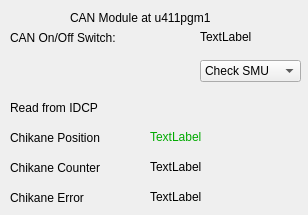
<?xml version="1.0" encoding="UTF-8"?>
<ui version="4.0">
 <class>idchikane</class>
 <widget class="QDialog" name="idchikane">
  <property name="geometry">
   <rect>
    <x>0</x>
    <y>0</y>
    <width>308</width>
    <height>215</height>
   </rect>
  </property>
  <property name="windowTitle">
   <string>Dialog</string>
  </property>
  <widget class="QLabel" name="label">
   <property name="geometry">
    <rect>
     <x>70</x>
     <y>10</y>
     <width>171</width>
     <height>16</height>
    </rect>
   </property>
   <property name="text">
    <string>CAN Module at u411pgm1</string>
   </property>
  </widget>
  <widget class="QLabel" name="label_2">
   <property name="geometry">
    <rect>
     <x>10</x>
     <y>30</y>
     <width>121</width>
     <height>16</height>
    </rect>
   </property>
   <property name="text">
    <string>CAN On/Off Switch:</string>
   </property>
  </widget>
  <widget class="QCALabel" name="label_3">
   <property name="geometry">
    <rect>
     <x>200</x>
     <y>30</y>
     <width>59</width>
     <height>14</height>
    </rect>
   </property>
   <property name="text">
    <string>TextLabel</string>
   </property>
   <property name="pv" stdset="0">
    <string>u411pgm1:biIDdisable</string>
   </property>
  </widget>
  <widget class="QCAComboBox" name="comboBox">
   <property name="geometry">
    <rect>
     <x>200</x>
     <y>60</y>
     <width>101</width>
     <height>22</height>
    </rect>
   </property>
   <property name="pv" stdset="0">
    <string>u411pgm1:IdDependSMU</string>
   </property>
   <item>
    <property name="text">
     <string>Check SMU</string>
    </property>
   </item>
   <item>
    <property name="text">
     <string>Ignore SMU</string>
    </property>
   </item>
  </widget>
  <widget class="QLabel" name="label_4">
   <property name="geometry">
    <rect>
     <x>10</x>
     <y>100</y>
     <width>101</width>
     <height>16</height>
    </rect>
   </property>
   <property name="text">
    <string>Read from IDCP</string>
   </property>
  </widget>
  <widget class="QLabel" name="label_5">
   <property name="geometry">
    <rect>
     <x>10</x>
     <y>130</y>
     <width>111</width>
     <height>16</height>
    </rect>
   </property>
   <property name="text">
    <string>Chikane Position</string>
   </property>
  </widget>
  <widget class="QCALabel" name="label_6">
   <property name="geometry">
    <rect>
     <x>150</x>
     <y>130</y>
     <width>59</width>
     <height>14</height>
    </rect>
   </property>
   <property name="styleSheet">
    <string notr="true">color: rgb(0, 170, 0);</string>
   </property>
   <property name="text">
    <string>TextLabel</string>
   </property>
   <property name="pv" stdset="0">
    <string>u411pgm1:liIDcicp</string>
   </property>
  </widget>
  <widget class="QLabel" name="label_7">
   <property name="geometry">
    <rect>
     <x>10</x>
     <y>160</y>
     <width>111</width>
     <height>16</height>
    </rect>
   </property>
   <property name="text">
    <string>Chikane Counter</string>
   </property>
  </widget>
  <widget class="QCALabel" name="label_8">
   <property name="geometry">
    <rect>
     <x>150</x>
     <y>160</y>
     <width>59</width>
     <height>14</height>
    </rect>
   </property>
   <property name="text">
    <string>TextLabel</string>
   </property>
   <property name="pv" stdset="0">
    <string>u411pgm1:liIDccnt</string>
   </property>
  </widget>
  <widget class="QLabel" name="label_9">
   <property name="geometry">
    <rect>
     <x>10</x>
     <y>190</y>
     <width>91</width>
     <height>16</height>
    </rect>
   </property>
   <property name="text">
    <string>Chikane Error</string>
   </property>
  </widget>
  <widget class="QCALabel" name="label_10">
   <property name="geometry">
    <rect>
     <x>150</x>
     <y>190</y>
     <width>59</width>
     <height>14</height>
    </rect>
   </property>
   <property name="text">
    <string>TextLabel</string>
   </property>
   <property name="pv" stdset="0">
    <string>u411pgm1:liIDcerr</string>
   </property>
  </widget>
 </widget>
 <customwidgets>
  <customwidget>
   <class>QCALabel</class>
   <extends>QLabel</extends>
   <header>qcalabel.h</header>
  </customwidget>
  <customwidget>
   <class>QCAComboBox</class>
   <extends>QComboBox</extends>
   <header>qcacombobox.h</header>
  </customwidget>
 </customwidgets>
 <resources/>
 <connections/>
</ui>
